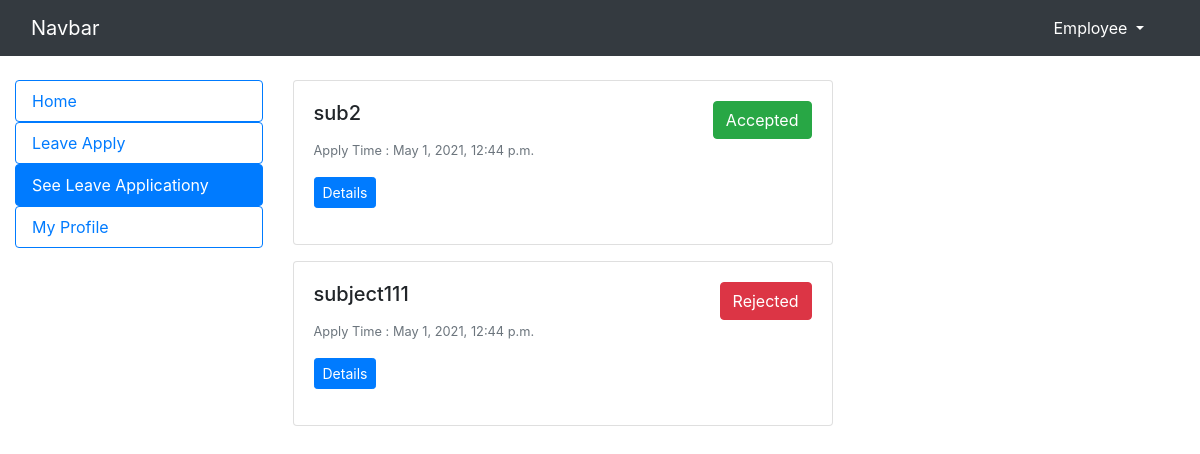
Screenshot of /see_leave_application (signed in) with the database file from the repository.
### employee/models.py (models this page shows, shortened)
class employee_details(models.Model):
    class Meta:
        verbose_name_plural = 'Employee Details'
    first_name = models.CharField(max_length=200)
    last_name = models.CharField(max_length=200)
    email = models.CharField(max_length=200)
    password = models.CharField(max_length=200)

class leave_request(models.Model):
    class Meta:
        verbose_name_plural = 'Leave Requests'
    Employee = models.ForeignKey(employee_details, on_delete=models.CASCADE)
    Subject = models.CharField(max_length=300)
    Reason = models.TextField()
    Request_time = models.DateTimeField(default=datetime.now())
    Status=(('Progressing', "Progressing"),
                    ('Accepted', "Accepted"),
                    ('Rejected', "Rejected"))
    Request_Status=models.CharField(max_length=100, choices=Status, default="Progressing")

### employee/views.py (the view)
# urls.py: path('see_leave_application', views.see_leave_application, name="see_leave_application"),
def see_leave_application(request):
    employee_id = request.session.get('employee_id')
    get_employee = employee_details.objects.get(id=employee_id)
    leave_request_filter = leave_request.objects.filter(Employee=get_employee).order_by('-id')
    CONTEXT2={'leave_request_filter':leave_request_filter}
    return render(request, 'see_leave_application.html', CONTEXT2)

### templates/see_leave_application.html (shortened to what this page needs)
{% extends 'base.html' %}
{% block see_leave_application %}active{% endblock %}
{% block body %}
{% if leave_request_filter %}
{% for i in leave_request_filter %}
<div class="card mb-3" style="max-width: 540px;">
  <div class="row no-gutters">
    <div class="col-md-12">
      <div class="card-body">
        <h5 class="card-title">{{i.Subject}}
          {% if i.Request_Status == 'Accepted' %}
          <button class="float-right btn btn-success">{{i.Request_Status}}</button>
          {% elif i.Request_Status == 'Rejected' %}
          <button class="float-right btn btn-danger">{{i.Request_Status}}</button>
          {% else %}
          <button class="float-right btn btn-info">{{i.Request_Status}}</button>
          {% endif %}
        </h5>
        <p class="card-text"><small class="text-muted">Apply Time : {{i.Request_time}}</small></p>
          <p>
              <a class="btn btn-primary btn-sm" data-toggle="collapse" href="#multiCollapseExample1{{i.id}}" role="button" aria-expanded="false" aria-controls="multiCollapseExample1">Details</a>
            </p>
      </div>
    </div>
  </div>
</div>
{% endfor %}
{% else %}
<h4 class="text-center">No One To Show</h4>
{% endif %}
{% endblock %}

### templates/base.html (shortened to what this page needs)
<!doctype html>
<html lang="en">
  <head>
    <link rel="stylesheet" href="https://stackpath.bootstrapcdn.com/bootstrap/4.3.1/css/bootstrap.min.css">
  </head>
  <body>
  <nav class="navbar navbar-expand-lg navbar-dark bg-dark">
      <a class="navbar-brand container" href="{% url 'index' %}">Navbar</a>
      <div class="collapse navbar-collapse" id="navbarSupportedContent">
          <div class="form-inline my-2 my-lg-0 mr-4">
            {% if request.session.employee_id %}
              <div class="nav-item dropdown">
            <a class="nav-link dropdown-toggle" href="#" id="navbarDropdown" role="button" data-toggle="dropdown" aria-haspopup="true" aria-expanded="false" style="color:white;">
              {{request.session.employee_first_name}}
            </a>
          </div>
            {% else %}
            <a type="button" href="{% url 'employee_login' %}" class="btn btn-primary">Login</a>
            {% endif %}
          </div>
      </div>
    </nav>
  <div class="row container pt-4">
  <div class="col-3">
    {% if request.session.employee_id %}
    <div class="nav flex-column nav-pills" id="v-pills-tab" role="tablist" aria-orientation="vertical">
      <a class="nav-link {% block home %}{% endblock %} border border-primary" href="{% url 'index' %}">Home</a>
      <a class="nav-link {% block leave_apply %}{% endblock %} border border-primary" href="{% url 'leave_apply' %}">Leave Apply</a>
      <a class="nav-link {% block see_leave_application %}{% endblock %} border border-primary" href="{% url 'see_leave_application' %}">See Leave Applicationy</a>
      <a class="nav-link {% block profile %}{% endblock %} border border-primary" href="{% url 'profile' %}">My Profile</a>
    {% endif %}
    </div>
  </div>
    <div class="{% if request.session.employee_id %}col-9{% else %}col-12{% endif %}">
    {% block body %}{% endblock %}
    </div>
</div>
  </body>
</html>

### rows the page displays
employee_details: session.employee_first_name "Employee"
leave_request: Subject "sub2", Request_Status "Accepted", Request_time "May 1, 2021, 12:44 p.m."
leave_request: Subject "subject111", Request_Status "Rejected", Request_time "May 1, 2021, 12:44 p.m."
